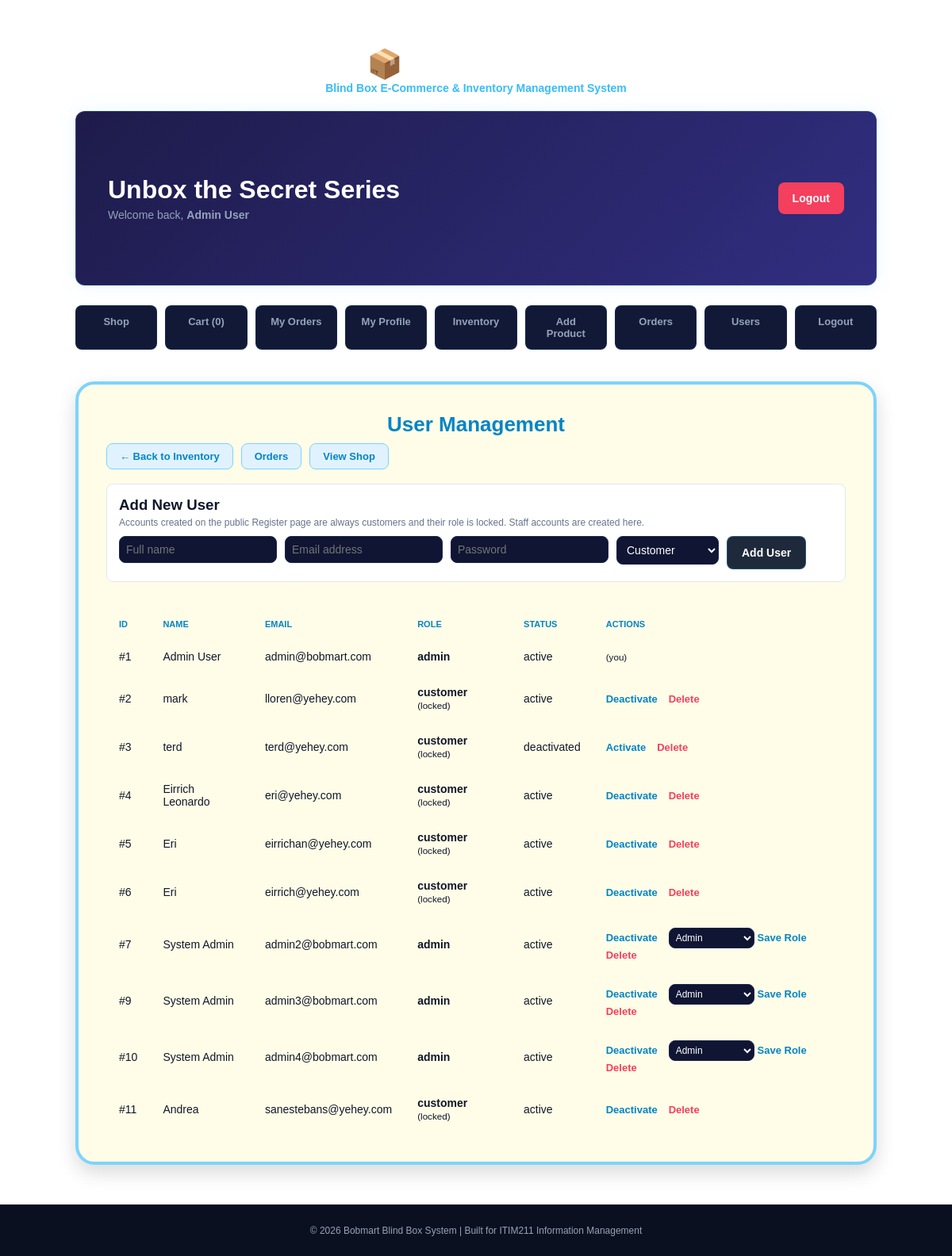
The page /admin/manage_users.php (signed in) on the database as committed earlier.
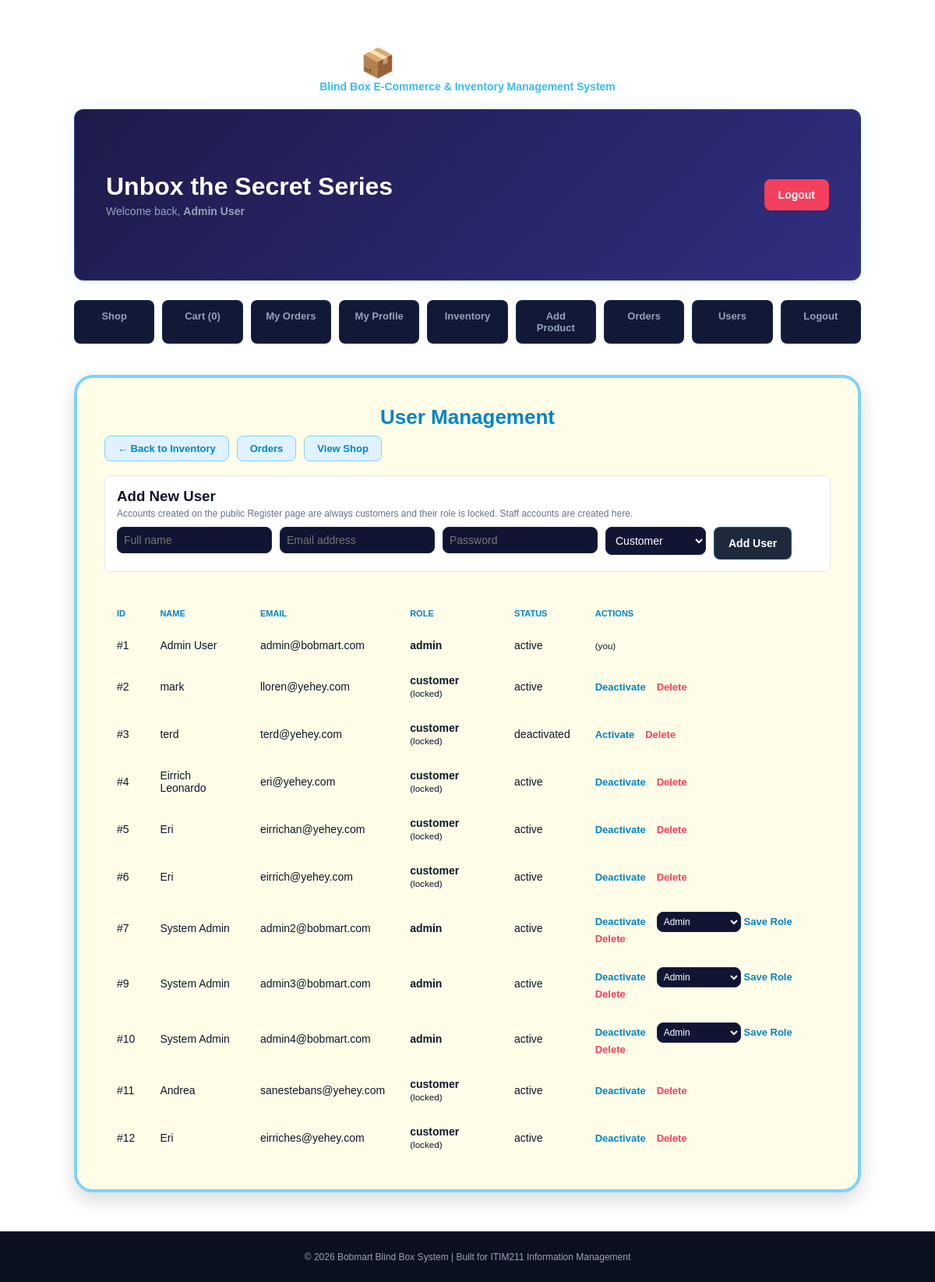
The same page on the database as committed later.
### tables this page shows
CREATE TABLE `users` (
  `id` int(11) NOT NULL,
  `name` varchar(255) NOT NULL,
  `email` varchar(255) NOT NULL,
  `address` varchar(255) NOT NULL DEFAULT '',
  `password` varchar(255) NOT NULL,
  `role` varchar(50) NOT NULL DEFAULT 'customer',
  `profile_img` varchar(255) DEFAULT 'images/default_user.jpg',
  `status` varchar(50) NOT NULL DEFAULT 'active',
  `created_at` timestamp NOT NULL DEFAULT current_timestamp()
);

### admin/manage_users.php (the view, shortened to what this page needs)
<?php
include('../includes/config.php');
if (!function_exists('e')) {
    function e($s) { return htmlspecialchars((string)$s, ENT_QUOTES, 'UTF-8'); }
}
$v = ['name' => '', 'email' => '', 'role' => 'customer'];
$users = mysqli_query($conn, "SELECT id AS user_id, name, email, role, status FROM users ORDER BY id");
include('../includes/header.php');
?>
<div class="dashboard-container">
    <h2 class="header-title">User Management</h2>
    <div class="back-row"><a href="../item/index.php" class="back-btn">&larr; Back to Inventory</a><a href="orders.php" class="back-btn">Orders</a><a href="../item/shop.php" class="back-btn">View Shop</a></div>
    <div class="add-box">
        <h3 style="margin-bottom:4px">Add New User</h3>
        <p style="font-size:12px;color:#64748b;margin-bottom:10px">Accounts created on the public Register page are always customers and their role is locked. Staff accounts are created here.</p>
        <form method="POST" action="manage_users.php" novalidate>
            <div>
                <input type="text" name="name" placeholder="Full name" value="<?= e($v['name']) ?>">
            </div>
            <div>
                <input type="text" name="email" placeholder="Email address" value="<?= e($v['email']) ?>">
            </div>
            <div>
                <input type="password" name="password" placeholder="Password">
            </div>
            <div>
                <select name="role">
                    <option value="customer" <?= $v['role'] === 'customer' ? 'selected' : '' ?>>Customer</option>
                </select>
            </div>
            <button type="submit" class="btn-primary">Add User</button>
        </form>
    </div>
    <div style="overflow-x:auto">
    <table class="styled-table">
        <thead>
            <tr><th>ID</th><th>Name</th><th>Email</th><th>Role</th><th>Status</th><th>Actions</th></tr>
        </thead>
        <tbody>
        <?php while ($u = mysqli_fetch_assoc($users)): ?>
            <tr>
                <td>#<?= (int)$u['user_id'] ?></td>
                <td><?= e($u['name']) ?></td>
                <td><?= e($u['email']) ?></td>
                <td><b><?= e($u['role']) ?></b><?= $u['role'] === 'customer' ? ' <small>(locked)</small>' : '' ?></td>
                <td><?= e($u['status']) ?></td>
                <td>
                    <?php if ((int)$u['user_id'] !== (int)$_SESSION['user_id']): ?>
                        <form method="POST" action="manage_users.php" style="display:inline">
                            <button class="link-btn" name="action" value="toggle_status">
                                <?= $u['status'] === 'active' ? 'Deactivate' : 'Activate' ?>
                            </button>
                            <?php if ($u['role'] !== 'customer'): ?>
                                <select name="new_role" style="width:auto;padding:4px;font-size:12px">
                                    <?php foreach (['inventory_staff' => 'Inventory Staff', 'order_staff' => 'Order Staff', 'admin' => 'Admin'] as $val => $label): ?>
                                        <option value="<?= $val ?>" <?= $u['role'] === $val ? 'selected' : '' ?>><?= $label ?></option>
                                    <?php endforeach; ?>
                                </select>
                                <button class="link-btn" name="action" value="change_role">Save Role</button>
                            <?php endif; ?>
                            <button class="link-btn danger" name="action" value="delete"
                                    onclick="return confirm('Permanently delete this user?');">Delete</button>
                        </form>
                    <?php else: ?>
                        <small>(you)</small>
                    <?php endif; ?>
                </td>
            </tr>
        <?php endwhile; ?>
        </tbody>
    </table>
    </div>
</div>
<?php include('../includes/footer.php'); ?>

Rows that differ between the two databases and show on the page:
added users: id "12", name "Eri", email "eirriches@yehey.com", role "customer", shows "(locked)", status "active", shows "Deactivate"
